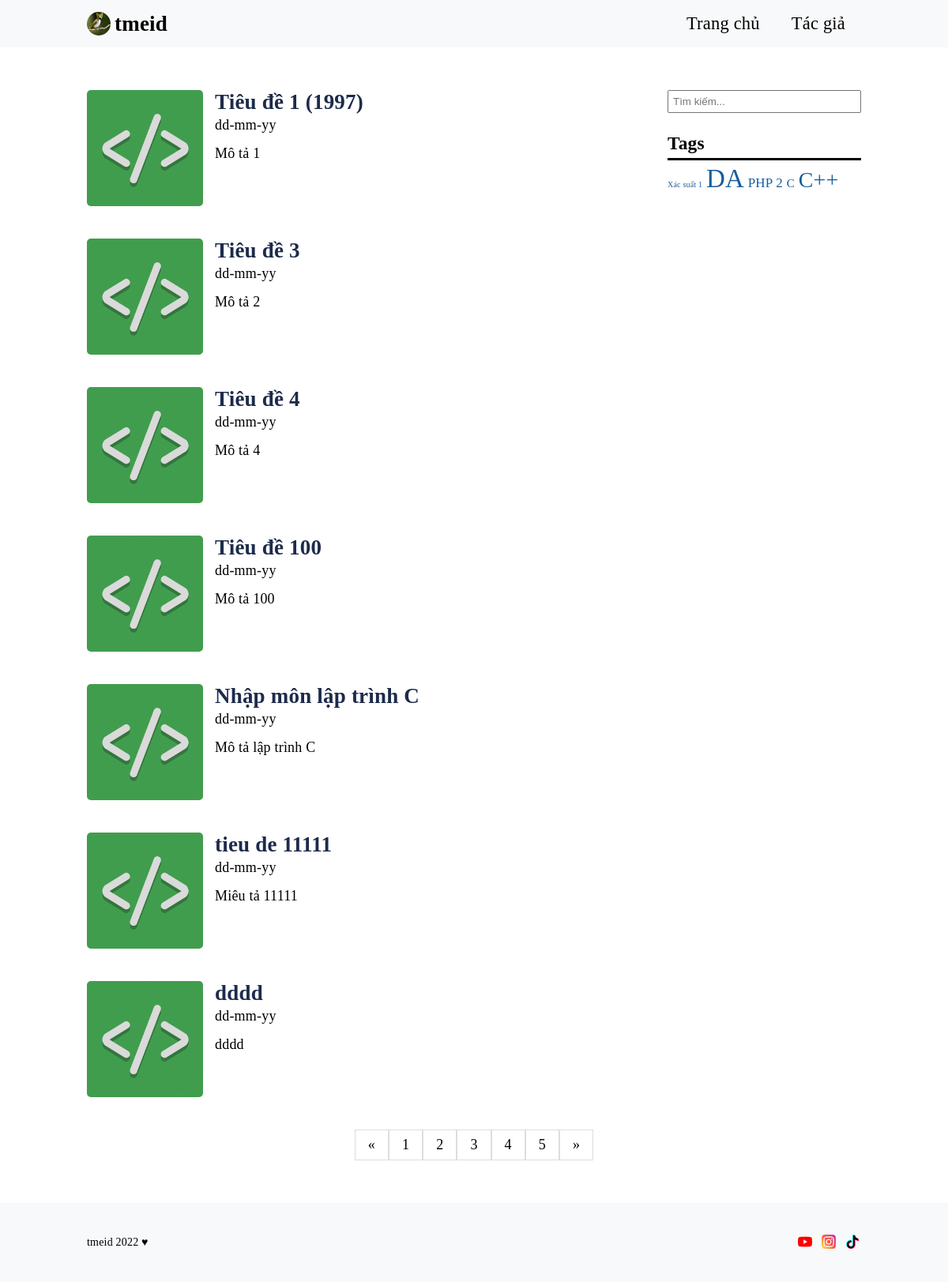
Before: / with the older database file.
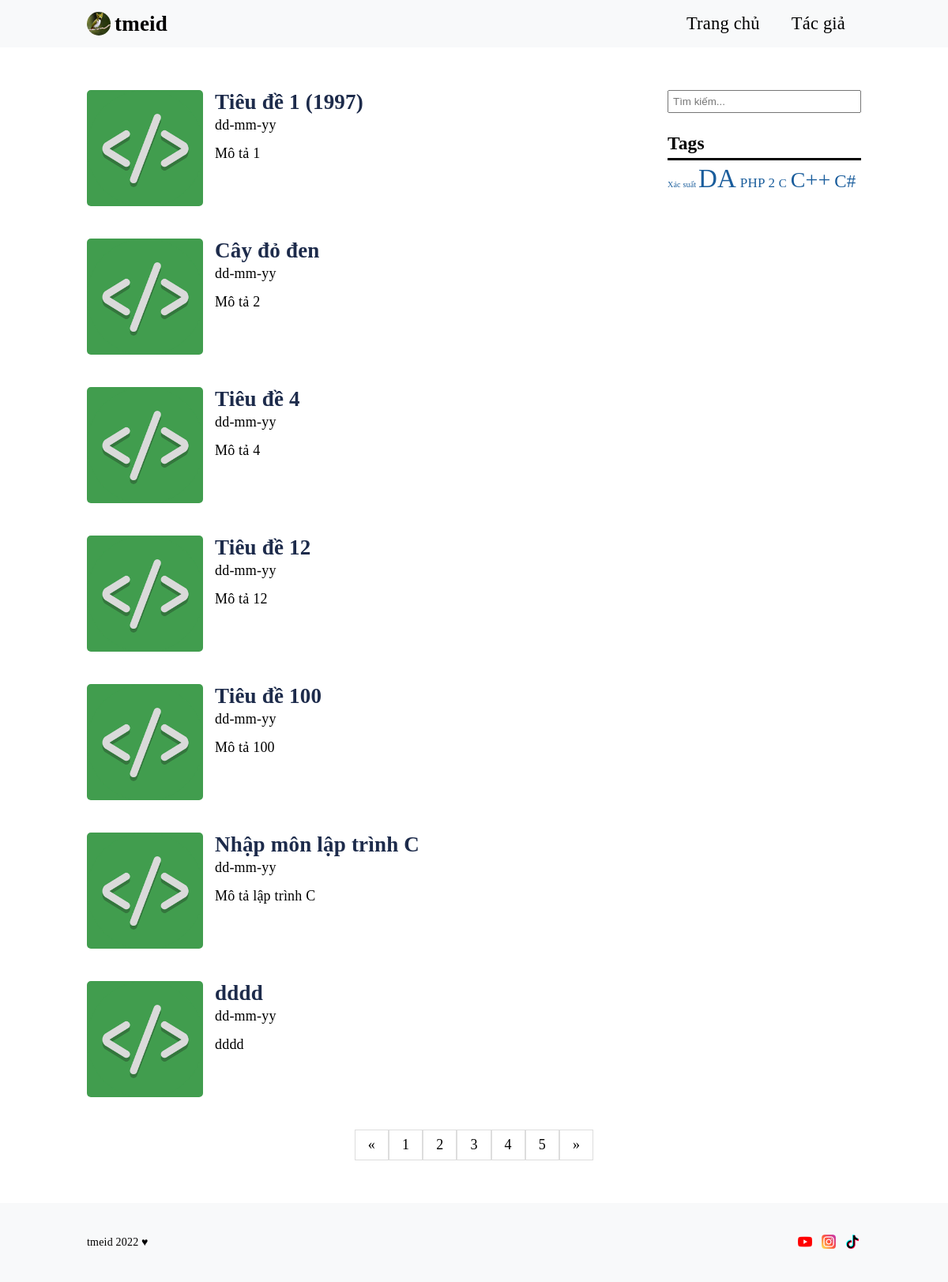
After: the same page with the newer database file.
### tables this page shows
CREATE TABLE `post` (
  `id` int(11) NOT NULL,
  `title` varchar(255) NOT NULL,
  `description` text NOT NULL,
  `slug` varchar(255) NOT NULL,
  `content` text NOT NULL,
  `img` varchar(255) NOT NULL,
  `published` tinyint(4) NOT NULL,
  `author_id` int(11) DEFAULT NULL,
  `category_id` int(11) DEFAULT NULL,
  `created_at` timestamp NOT NULL DEFAULT current_timestamp()
);

CREATE TABLE `tag` (
  `id` int(11) NOT NULL,
  `tag_name` varchar(100) NOT NULL,
  `slug` varchar(100) NOT NULL,
  `created_at` timestamp NOT NULL DEFAULT current_timestamp()
);

### app/database/db.php (called while the page is built, shortened)
<?php
include 'connect.php';
function executeQuery($sql, $data){
    global $connect;
    $values = array_values($data);
    $types = str_repeat('s', count($values));
    $stm = $connect->prepare($sql);
    $stm->bind_param($types, ...$values);
    $stm->execute();
    return $stm;
}
function selectAll($table, $condition = [], $limit = 0, $except = [], $desc = false){
    global $connect;
    $sql = "SELECT * FROM $table";
    if(empty($condition)){
        $stm = $connect->prepare($sql);
        $stm->execute();
        $records = $stm->get_result()->fetch_all(MYSQLI_ASSOC);
    }else{
        $i = 0;
        foreach($condition as $key => $value){
            if($i === 0){
                $sql = $sql . " WHERE $key = ?";
            }else{
                $sql = $sql . " AND $key = ?";
            }
            $i++;
        }
        $stm = executeQuery($sql, $condition);
        $records = $stm->get_result()->fetch_all(MYSQLI_ASSOC);
    }
    return $records;
}

### index.php (the view, shortened to what this page needs)
<?php
    require 'app/database/db.php';
    $tags = selectAll('tag');
    $posts = selectAll('post', ['published' => 1]);
?>
<!DOCTYPE html>
<html lang="vi">
    <head>
        <link rel="stylesheet" href="assets/css/style.css" type="text/css">
    </head>
    <body>
        <main>
            <div class="container">
                <div class="wrap">
                    <div class="left-side">
                        <?php foreach($posts as $post):?>
                            <article class="post-home">
                                <a href="<?php echo 'article/' .$post['slug'] .'.html'?>">
                                <img src="assets/imgs/img.png" alt="<?php echo $post['title']; ?>">
                                </a>
                                <div>
                                    <h2><a href="<?php echo 'article/' .$post['slug'] .'.html'?>"><?php echo $post['title'] ?></a></h2>
                                    <p>dd-mm-yy</p>
                                    <p><?php echo $post['description'] ?></p>
                                </div>
                            </article>
                        <?php endforeach; ?>
                    </div>
                    <div class="right-side">
                        <form action="#" class="search">
                            <input type="text" placeholder="Tìm kiếm...">
                        </form>
                        <div>
                            <h4 class="tag-header">Tags</h4>
                            <?php foreach($tags as $tag): ?>
                                <a href="#" class="tag"><?php echo $tag['tag_name'] ?></a>
                            <?php endforeach ?>
                        </div>
                    </div>
                </div>
                <ul class="pagination">
                    <li><a href="#">&laquo;</a></li>
                    <li><a href="#">1</a></li>
                    <li><a href="#">2</a></li>
                    <li><a href="#">3</a></li>
                    <li><a href="#">4</a></li>
                    <li><a href="#">5</a></li>
                    <li><a href="#">&raquo;</a></li>
                </ul>
            </div>
        </main>
    </body>
</html>

### assets/css/style.css (style rules this page uses)
* { margin: 0; padding: 0; box-sizing: border-box; }
a { text-decoration: none; color: #000000; }
li { list-style: none; }
html { font-size: 18px; font-family: 'Times New Roman', Times, serif, sans-serif; letter-spacing: 0.2px; }
p { line-height: 1.5; }
.container { max-width: 1000px; margin: 0 auto; padding: 0 10px; }
header { background-color: #f8f9fa; }
header nav { display: flex; justify-content: space-between; align-items: center; height: 60px; }
header ul { display: flex; }
header ul li { list-style: none; }
header ul a { display: inline-block; padding: 0 20px; font-size: 1.25rem; }
header h1 a { display: flex; align-items: center; }
header img { display: inline-block; border-radius: 50%; margin-right: 5px; }
.tag, .category { color: #1a5d9c; }
.tag-header { border-bottom: 3px solid #000; margin-bottom: 5px; padding: 5px 0; }
main { padding: 3rem 0; }
h2 a { color: #1d2b4b; font-size: 1.5rem; }
.wrap { display: flex; justify-content: space-between; }
.left-side { width: 75% }
.right-side { width: 25%; }
.right-side > div { margin-bottom: 1.5rem; }
.post-home { display: flex; margin-bottom: 2rem; }
.post-home > a { max-width: 20%; display: inline-block; width: 20%; }
.post-home a img { display: inline-block; max-width: 100%; width: 100%; object-fit: cover; border-radius: 5px; }
.post-home div { max-width: 80%; padding-left: 15px; }
.post-home div p:first-of-type { margin-bottom: 0.5rem; }
.search { width: 100%; margin-bottom: 20px; display: flex; }
.search input[type="text"], .login-form input { padding: 5px; width: 100%; }
.right-side h4 { font-size: 1.3rem; }
.pagination { display: flex; justify-content: center; }
.pagination a { color: black; float: left; padding: 8px 16px; text-decoration: none; transition: background-color .3s; border: 1px solid #ddd; }
footer { background-color: #f8f9fa; color: #000; }
footer .container { display: flex; justify-content: space-between; align-items: center; padding-top: 37px; padding-bottom: 37px; }
footer p, footer ul { display: flex; align-items: center; }
footer p { font-size: 14px; line-height: 26px; }
footer ul li { margin-left: 10px; }
footer ul a { display: inline-block; text-indent: -1000000px; width: 18px; height: 18px; background-repeat: no-repeat; background-size: 18px 18px; }
footer ul li a { width: 20px; }
footer ul li:first-child a { background-image: url(../imgs/youtube.png); }
footer ul li:nth-child(2) a { background-image: url(../imgs/instagram.png); }
footer ul li:nth-child(3) a { background-image: url(../imgs/tik-tok.png); }

Changed rows visible on the page:
removed post: title "tieu de 11111", description "Miêu tả 11111"
changed post "Mô tả 2": title "Tiêu đề 3" → "Cây đỏ đen"
now on this page (row edited): post: title "Tiêu đề 12", description "Mô tả 12"
changed tag: tag_name "Xác suất 1" → "Xác suất"
added tag: tag_name "C#"
